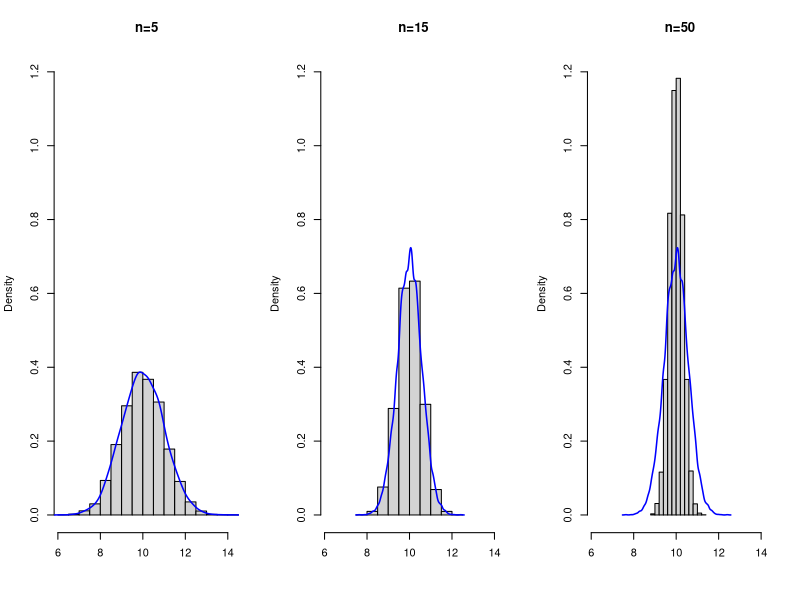

This chart was generated by the following R code:
## ---- chunk 1
## True parameter value 
mu            <- 10
## Number of Monte Carlo repetitions:
B             <- 10000
## Sequence of different sample sizes:
n_seq         <- c(5, 15, 50)


## ######################################
## 1st Possibility: Using a for() loop ##
## ######################################

## Set seed for the random number generator to get reproducible results
set.seed(3)

# Container for the generated estimates:
estimates_mat <- matrix(NA, nrow = B, ncol = length(n_seq))

for(j in 1:length(n_seq)){
  ## select the sample size
  n <- n_seq[j]
  for(b in 1:B){
    ## generate realization of the random sample 
    X_sample <- rnorm(n = n, mean = mu, sd = sqrt(5))
    ## compute the sample mean and safe it
    estimates_mat[b,j] <- mean(X_sample)
  }
}

## #####################################
## 2nd Possibility: Using replicate() ##
## #####################################

## Set seed for the random number generator to get reproducible results
set.seed(3)

## Function that generates estimator realizations 
my_estimates_generator <- function(n){
  X_sample <- rnorm(n = n, mean = mu, sd = sqrt(5))
  ## compute the sample mean realization
  return(mean(X_sample))
}

estimates_mat <- cbind(
  replicate(B, my_estimates_generator(n = n_seq[1])),
  replicate(B, my_estimates_generator(n = n_seq[2])),
  replicate(B, my_estimates_generator(n = n_seq[3]))
)
## ---- chunk 2
#| label: fig-histdensplots
#| fig-cap: "Histrograms and non-parametric density estimates of the distributions of the sample mean estimator for different sample sizes." 
par(mfrow=c(1,3))
hist(estimates_mat[,1], main="n=5", xlab="",  xlim = range(estimates_mat[,1]), prob = TRUE, ylim = c(0, 1.2))
lines(density(estimates_mat[,1], bw = bw.SJ(estimates_mat[,1])), col="blue", lwd=1.5)
hist(estimates_mat[,2], main="n=15", xlab="", xlim = range(estimates_mat[,1]), prob = TRUE, ylim = c(0, 1.2))
lines(density(estimates_mat[,2], bw = bw.SJ(estimates_mat[,3])), col="blue", lwd=1.5)
hist(estimates_mat[,3], main="n=50", xlab="", xlim = range(estimates_mat[,1]), prob = TRUE, ylim = c(0, 1.2))
lines(density(estimates_mat[,2], bw = bw.SJ(estimates_mat[,3])), col="blue", lwd=1.5)
## ---- chunk 3
## Set seed for the random number generator to get reproducible results
set.seed(3)
## True parameter value ('theta' here 'mu')
mu            <- 10
## Number of Monte Carlo repetitions:
B             <- 10000
## Sequence of different sample sizes:
n_seq         <- c(5, 15, 50)

## Function that generates estimator realizations 
my_estimates_generator <- function(n){
  X_sample <- rnorm(n = n, mean = mu, sd = sqrt(5))
  ## compute the sample mean realization
  return(mean(X_sample))
}

estimates_mat <- cbind(
  replicate(B, my_estimates_generator(n = n_seq[1])),
  replicate(B, my_estimates_generator(n = n_seq[2])),
  replicate(B, my_estimates_generator(n = n_seq[3]))
)
## ---- chunk 4
## Bias of the sample mean for different sample sizes n
MC_Bias_n_seq <- apply(estimates_mat, 2, mean) - mu

## Variance of the sample mean for different sample sizes n
MC_Var_n_seq  <- apply(estimates_mat, 2, var)

## Mean squared error of the sample mean for different sample sizes n
MC_MSE_n_seq  <- apply(estimates_mat, 2, function(x){mean((x - mu)^2)})
## ---- chunk 5
#| label: tbl-mcbvmse
#| tbl-cap: Monte Carlo approximations for the true bias, true variance, and true mean squared error of sample mean.
suppressPackageStartupMessages(library("kableExtra"))
suppressPackageStartupMessages(library("tidyverse"))

MCResults <- tibble(
  "n"        = n_seq,
  "Bias (MC-Sim) "     = round(MC_Bias_n_seq, 3),
  "Variance (MC-Sim)"  = round(MC_Var_n_seq,  2),
  "MSE (MC-Sim) "      = round(MC_MSE_n_seq,  2))
           
MCResults %>% kbl() %>%  kable_styling()
## ---- chunk 6
#| label: tbl-truebvmse
#| tbl-cap: True bias, true variance, and true mean squared error of sample mean. (Only computable in simple special cases.)
suppressPackageStartupMessages(library("kableExtra"))
suppressPackageStartupMessages(library("tidyverse"))

MCResults <- tibble(
  "n"        = n_seq,
  "Bias (true) "     = rep(0, 3),
  "Variance (true)"  = round(5/n_seq, 2),
  "MSE (true) "      = round(5/n_seq, 2))
           
MCResults %>% kbl() %>%  kable_styling()
